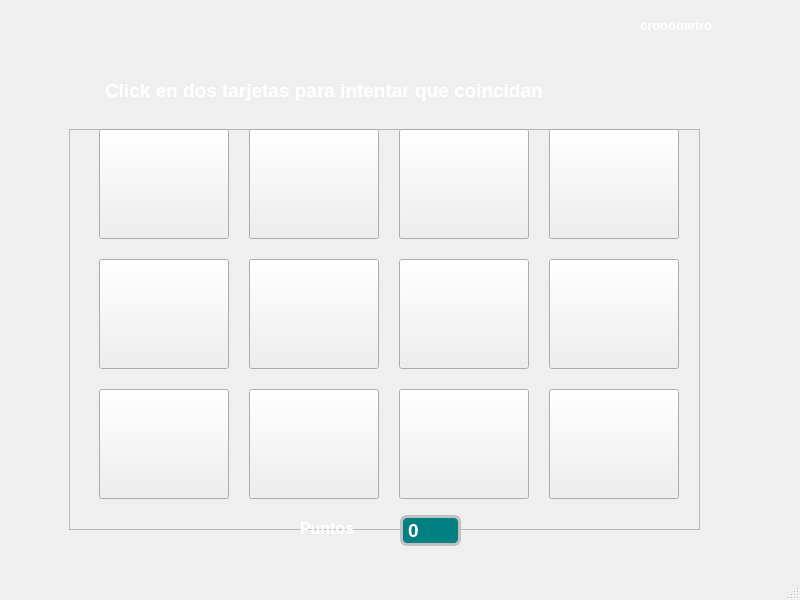
<?xml version="1.0" encoding="UTF-8"?>
<ui version="4.0">
 <class>MainWindow</class>
 <widget class="QMainWindow" name="MainWindow">
  <property name="geometry">
   <rect>
    <x>0</x>
    <y>0</y>
    <width>800</width>
    <height>600</height>
   </rect>
  </property>
  <property name="windowTitle">
   <string>MainWindow</string>
  </property>
  <property name="styleSheet">
   <string notr="true">#centralwidget {
background-image: url(://fondo.png);
}

#instrucciones {
color: white;
}

#cronometro {
color: white;
}

#puntuacion {
color: white;
}

#lblPuntaje {
color: white;
qproperty-alignment: AlignCenter;
background: teal;
border: 3px solid silver;
border-radius: 7px;
}</string>
  </property>
  <widget class="QWidget" name="centralwidget">
   <widget class="QLabel" name="instrucciones">
    <property name="geometry">
     <rect>
      <x>105</x>
      <y>70</y>
      <width>591</width>
      <height>41</height>
     </rect>
    </property>
    <property name="font">
     <font>
      <pointsize>14</pointsize>
      <weight>75</weight>
      <bold>true</bold>
     </font>
    </property>
    <property name="text">
     <string>Click en dos tarjetas para intentar que coincidan</string>
    </property>
   </widget>
   <widget class="QLabel" name="cronometro">
    <property name="geometry">
     <rect>
      <x>640</x>
      <y>10</y>
      <width>111</width>
      <height>31</height>
     </rect>
    </property>
    <property name="font">
     <font>
      <pointsize>10</pointsize>
      <weight>75</weight>
      <bold>true</bold>
     </font>
    </property>
    <property name="text">
     <string>cronómetro</string>
    </property>
   </widget>
   <widget class="QFrame" name="frame">
    <property name="geometry">
     <rect>
      <x>69</x>
      <y>129</y>
      <width>631</width>
      <height>401</height>
     </rect>
    </property>
    <property name="frameShape">
     <enum>QFrame::StyledPanel</enum>
    </property>
    <property name="frameShadow">
     <enum>QFrame::Raised</enum>
    </property>
    <widget class="QPushButton" name="tarjeta01">
     <property name="geometry">
      <rect>
       <x>30</x>
       <y>0</y>
       <width>130</width>
       <height>110</height>
      </rect>
     </property>
     <property name="text">
      <string/>
     </property>
    </widget>
    <widget class="QPushButton" name="tarjeta02">
     <property name="geometry">
      <rect>
       <x>180</x>
       <y>0</y>
       <width>130</width>
       <height>110</height>
      </rect>
     </property>
     <property name="text">
      <string/>
     </property>
    </widget>
    <widget class="QPushButton" name="tarjeta04">
     <property name="geometry">
      <rect>
       <x>480</x>
       <y>0</y>
       <width>130</width>
       <height>110</height>
      </rect>
     </property>
     <property name="text">
      <string/>
     </property>
    </widget>
    <widget class="QPushButton" name="tarjeta03">
     <property name="geometry">
      <rect>
       <x>330</x>
       <y>0</y>
       <width>130</width>
       <height>110</height>
      </rect>
     </property>
     <property name="text">
      <string/>
     </property>
    </widget>
    <widget class="QPushButton" name="tarjeta06">
     <property name="geometry">
      <rect>
       <x>180</x>
       <y>130</y>
       <width>130</width>
       <height>110</height>
      </rect>
     </property>
     <property name="text">
      <string/>
     </property>
    </widget>
    <widget class="QPushButton" name="tarjeta07">
     <property name="geometry">
      <rect>
       <x>330</x>
       <y>130</y>
       <width>130</width>
       <height>110</height>
      </rect>
     </property>
     <property name="text">
      <string/>
     </property>
    </widget>
    <widget class="QPushButton" name="tarjeta05">
     <property name="geometry">
      <rect>
       <x>30</x>
       <y>130</y>
       <width>130</width>
       <height>110</height>
      </rect>
     </property>
     <property name="text">
      <string/>
     </property>
    </widget>
    <widget class="QPushButton" name="tarjeta08">
     <property name="geometry">
      <rect>
       <x>480</x>
       <y>130</y>
       <width>130</width>
       <height>110</height>
      </rect>
     </property>
     <property name="text">
      <string/>
     </property>
    </widget>
    <widget class="QPushButton" name="tarjeta10">
     <property name="geometry">
      <rect>
       <x>180</x>
       <y>260</y>
       <width>130</width>
       <height>110</height>
      </rect>
     </property>
     <property name="text">
      <string/>
     </property>
    </widget>
    <widget class="QPushButton" name="tarjeta11">
     <property name="geometry">
      <rect>
       <x>330</x>
       <y>260</y>
       <width>130</width>
       <height>110</height>
      </rect>
     </property>
     <property name="text">
      <string/>
     </property>
    </widget>
    <widget class="QPushButton" name="tarjeta09">
     <property name="geometry">
      <rect>
       <x>30</x>
       <y>260</y>
       <width>130</width>
       <height>110</height>
      </rect>
     </property>
     <property name="text">
      <string/>
     </property>
    </widget>
    <widget class="QPushButton" name="tarjeta12">
     <property name="geometry">
      <rect>
       <x>480</x>
       <y>260</y>
       <width>130</width>
       <height>110</height>
      </rect>
     </property>
     <property name="text">
      <string/>
     </property>
    </widget>
   </widget>
   <widget class="QLabel" name="puntuacion">
    <property name="geometry">
     <rect>
      <x>300</x>
      <y>518</y>
      <width>81</width>
      <height>21</height>
     </rect>
    </property>
    <property name="font">
     <font>
      <pointsize>12</pointsize>
      <weight>75</weight>
      <bold>true</bold>
     </font>
    </property>
    <property name="text">
     <string>Puntos</string>
    </property>
   </widget>
   <widget class="QLabel" name="lblPuntaje">
    <property name="geometry">
     <rect>
      <x>400</x>
      <y>515</y>
      <width>61</width>
      <height>31</height>
     </rect>
    </property>
    <property name="font">
     <font>
      <pointsize>14</pointsize>
      <weight>75</weight>
      <bold>true</bold>
     </font>
    </property>
    <property name="text">
     <string>0</string>
    </property>
   </widget>
  </widget>
  <widget class="QStatusBar" name="statusbar"/>
 </widget>
 <resources/>
 <connections/>
</ui>
